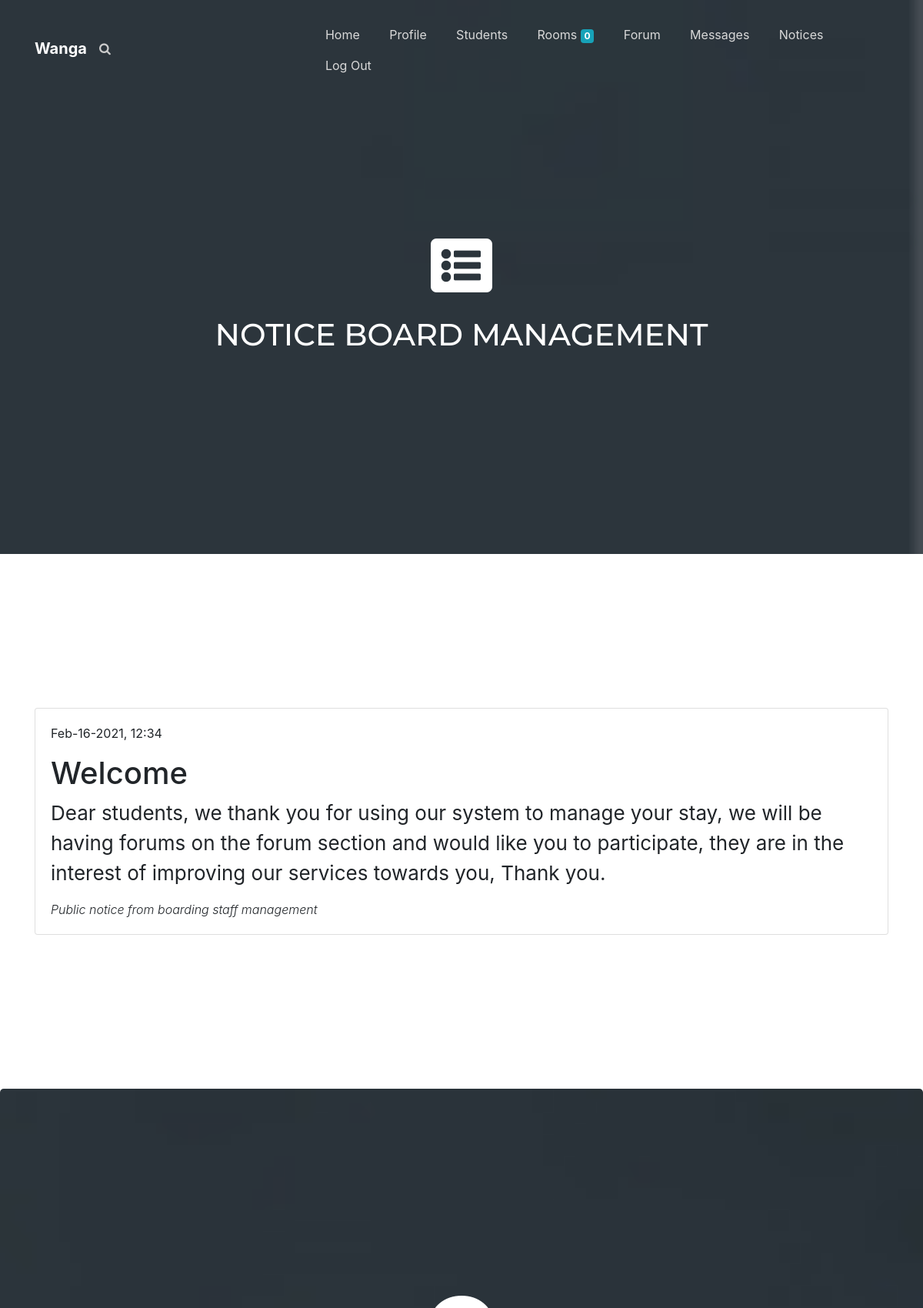
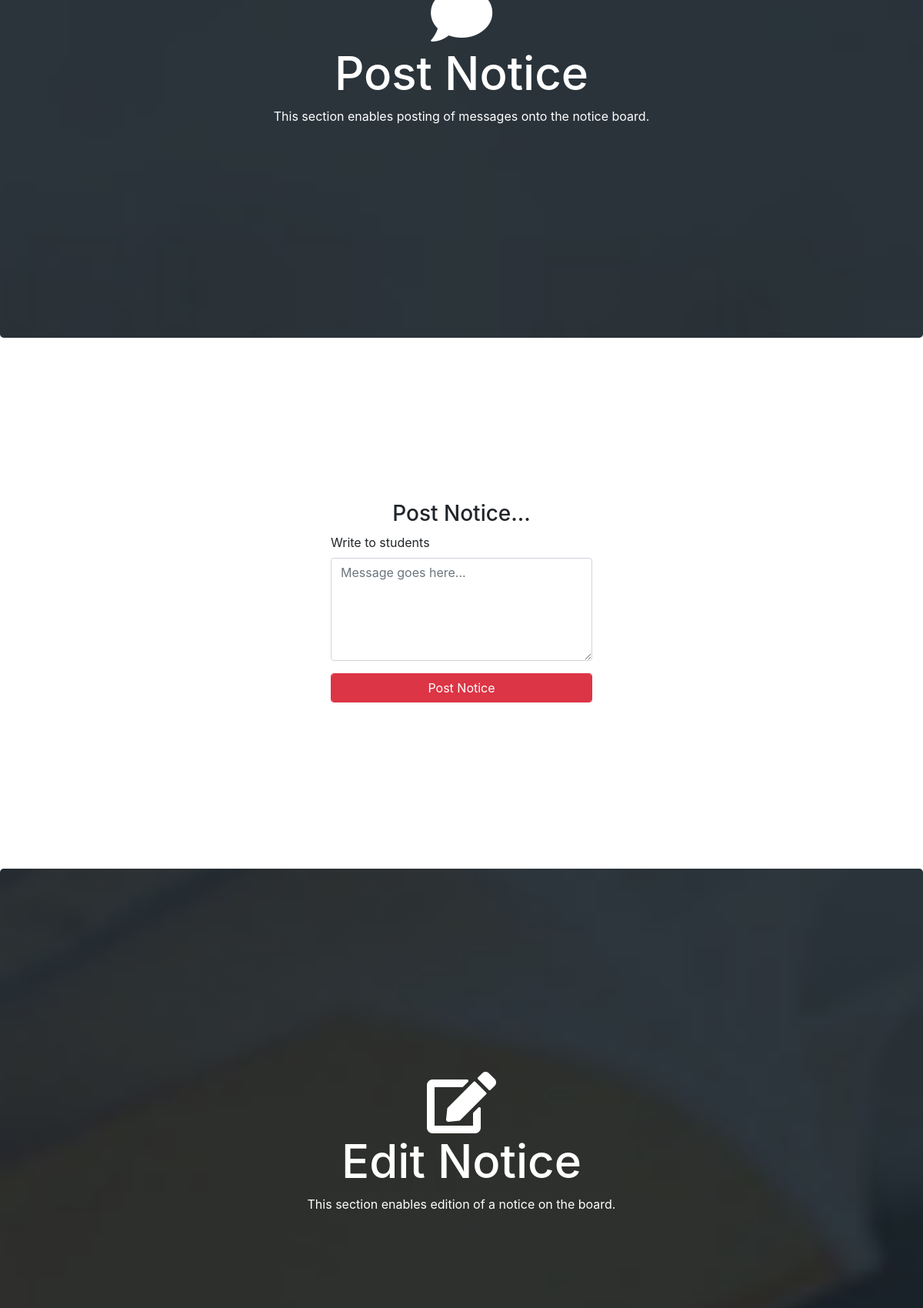
Page /notices.php (signed in, upper part) on the committed database (2 pictures, top to bottom).
### tables this page shows
CREATE TABLE `notification` (
  `ID` int(7) NOT NULL,
  `Title` varchar(50) NOT NULL,
  `Notice` text NOT NULL,
  `Datetime` datetime NOT NULL
);

### assets/php/admin/details.php (called while the page is built)
<?php
if(isset($_SESSION["ID"])) {
  $ID = $_SESSION["ID"];
  $query = "SELECT `Username` FROM `admin` WHERE `ID` = $ID";
  $result = $connection -> query($query);
  $row = $result -> fetch_assoc();
  $Name = $row['Username'];
}else {
  $_SESSION['error'] = "loginfirst";
  header ("Location: ../../login.php");
  exit();
}
?>

### assets/php/admin/badge.php (called while the page is built)
<?php
$query = "SELECT COUNT(ID) FROM `requests`";
$result = $connection -> query($query);
$row = $result -> fetch_assoc();
if($row){
    $badges = $row['COUNT(ID)'];
}
?>

### assets/php/noticeboard.php (called while the page is built)
<?php
$queryNotices = "SELECT `Title`, `Notice`, `Datetime` FROM `notification`";
$resultNotices = $connection -> query($queryNotices);
$rowNotices = $resultNotices ->fetch_assoc();
if (!empty($rowNotices)) {
	$Title = $rowNotices['Title'];
    $Notice = $rowNotices['Notice'];
    $Datetime = $rowNotices['Datetime'];
} else {
    $Notice = "Check later for updates";
}
?>

### assets/php/utils.php (called while the page is built, shortened)
<?php
function cleandate($date) {
    $Log = explode(" ", $date);
    $cleandate = date("M-d-Y", strtotime($Log[0]));
    return $cleandate;
}
function cleantime($time) {
    $Log = explode(" ", $time);
    $cleantime = substr($Log[1], 0, -3);
    return $cleantime;
}
?>

### notices.php (the view, shortened to what this page needs)
<?php
include ('assets/php/connection.php');
include ('assets/php/utils.php');
include ('assets/php/admin/details.php');
include ('assets/php/noticeboard.php');
include ('assets/php/admin/badge.php');
?>
<!DOCTYPE html>
<html>
<head>
    <link rel="stylesheet" href="assets/bootstrap/css/bootstrap.min.css">
    <link rel="stylesheet" href="assets/fonts/fontawesome-all.min.css">
    <link rel="stylesheet" href="assets/fonts/font-awesome.min.css">
    <link rel="stylesheet" href="assets/fonts/ionicons.min.css">
    <link rel="stylesheet" href="assets/fonts/fontawesome5-overrides.min.css">
    <link rel="stylesheet" href="assets/css/styles.min.css">
    <link rel="stylesheet" href="assets/css/profile.css">
</head>
<body>
        <div class="header-dark">
            <nav class="navbar navbar-dark navbar-expand-lg navigation-clean-search">
                <div class="container">
                    <a class="navbar-brand" href="#profile"><?php echo $Name; ?></a>
                    <div class="collapse navbar-collapse"
                        id="navcol-1">
                        <form class="form-inline mr-auto" method="POST" action="search.php">
                            <div class="form-group"><label for="search-field">
                                <i class="fa fa-search"></i></label>
                                <input class="form-control search-field" type="search" id="search-field" name="search">
                            </div>
                        </form>
                        <span class="navbar-text">
                            <ul class="nav navbar-nav">
                                <li class="nav-item" role="presentation"><a class="nav-link" href="main.php">Home</a></li>
                                <li class="nav-item" role="presentation"><a class="nav-link" href="adminprofile.php">Profile</a></li>
                                <li class="nav-item" role="presentation"><a class="nav-link" href="students.php">Students</a></li>
                                <li class="nav-item" role="presentation"><a class="nav-link" href="dorms.php">Rooms <span class="badge badge-info"><?php echo $badges; ?></a></li>
                                <li class="nav-item" role="presentation"><a class="nav-link" href="converse.php">Forum</a></li>
                                <li class="nav-item" role="presentation"><a class="nav-link" href="message.php">Messages</a></li>
                                <li class="nav-item" role="presentation"><a class="nav-link" href="notices.php">Notices</a></li>
                                <li class="nav-item" role="presentation"><a class="nav-link" href="assets/php/logout.php">Log Out</a></li>
                            </ul>
                        </span>
                    </div>
                </div>
            </nav>
            <div class="container text-center hero" style="padding-top: 160px;">
                <i class="fas fa-list-alt" style="color: rgb(255,255,255);font-size: 80px;"></i>
                <h1 class="text-uppercase">Notice Board Management</h1>
            </div>
        </div>
    <section id="Notice" style="padding-top: 200px;padding-bottom: 200px">
        <div class="container">
            <div class="card">
                <div class="card-body">
                    <p>
                        <?php
                        $date = cleandate($Datetime);
                        $time = cleantime($Datetime);
                        echo $date . ", " . $time;
                        ?>
                    </p>
                    <h1><?= $Title; ?></h1>
                    <p style="font-size: 26px;"><?= $Notice; ?></p>
                    <em class="lead" style="font-size: 16px;">Public notice from boarding staff management</em>
                </div>
            </div>
        </div>
    </section>
    <div class="jumbotron text-center" style="background-image: url(&quot;assets/img/admin.jpg&quot;);color: rgb(255,255,255);background-repeat: no-repeat;background-size: cover;background-position: top;background-attachment: fixed;padding-bottom: 260px;">
        <i class="fas fa-comment" style="font-size: 80px;padding-top: 200px;"></i>
        <h1 style="font-size: 60px;">Post Notice</h1>
        <p>This section enables posting of messages onto the notice board.</p>
    </div>
    <section class="hero" id="addnotice" style="padding-top: 180px;padding-bottom: 200px;">
        <div class="container">
            <h3 class="text-center">Post Notice...</h3>
            <form method="post" action="assets/php/admin/addnotice">
                <div class="form-group col-md-4 offset-md-4">
                    <label>Write to students</label>
                    <textarea class="form-control" name="message" rows="5" cols="30" required="" placeholder="Message goes here..."></textarea>
                </div>
                <div class="form-group col-md-4 offset-md-4">
                    <input type="submit" class="btn btn-danger form-control" name="addnotice" value="Post Notice">
                </div>
            </form>
        </div>
    </section>
    <div class="jumbotron text-center" style="background-image: url(&quot;assets/img/admin.jpg&quot;);color: rgb(255,255,255);background-repeat: no-repeat;background-size: cover;background-position: top;background-attachment: fixed;padding-bottom: 260px;">
        <i class="fas fa-edit" style="font-size: 80px;padding-top: 200px;"></i>
        <h1 style="font-size: 60px;">Edit Notice</h1>
        <p>This section enables edition of a notice on the board.</p>
    </div>
</body>
</html>

### rows in the picture
notification: Datetime "Feb-16-2021", Datetime "12:34", Title "Welcome", Notice "Dear students, we thank you for using our system to manage your stay, we will be having forums on the forum section and would like you to participate, they are in the interest of improving our services towards you, Thank you."

### other values in the picture
$Name "Wanga"
$badges "0"
